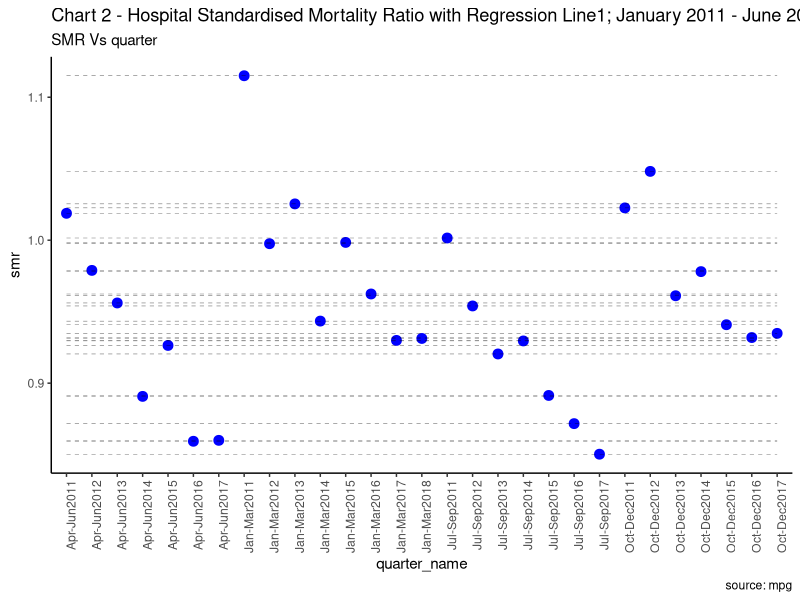
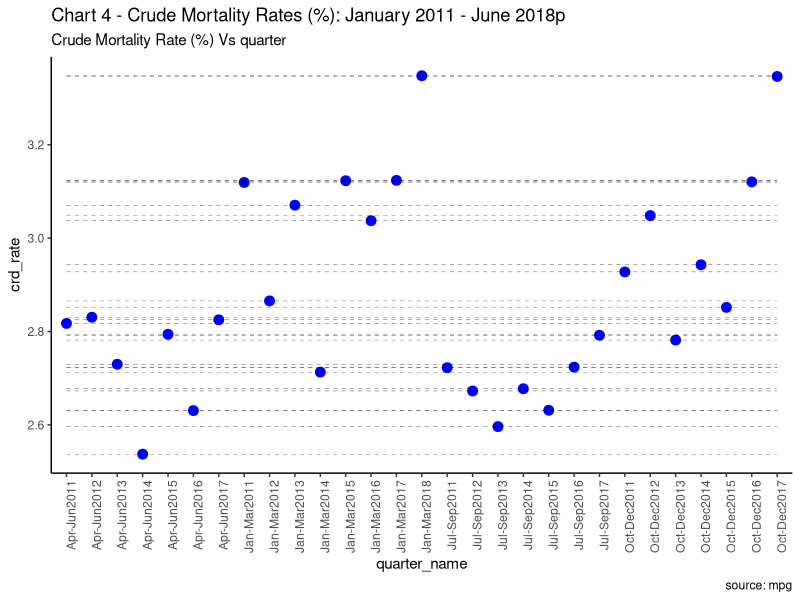

R code for these plots, in order:
############################################################
## Codename - tableA1a_wrangling                            ##
## Data Release - 
## Original Authors - Marios Alexandropoulos              ##
## Orginal Date - November 2018                           ##
## Latest Update Author -   Marios Alexandropoulos        ##
## Latest Update Date -   22/11/18                        ##
## Updates to script (if any):
##                                                        ##
## Type - Extract/model                                   ##
## Written/run on - R Studio Server                       ##
## Type - Preparation                                     ##
## Written/run on - R Studio Server                       ##
## R version - 3.2.3 (2015-12-10)                         ##
## Versions of packages -                                 ##
## tidyverse_1.1.1                                        ##
##                                                        ##
## Description -  Template for producing Table A1a: 
## Quarterly Hospital Standardised Mortality Ratios                                 ## 
##                                                        ##
## Approximate run time:                                  ## 
############################################################



################################## 
##################################
### SECTION 1 - HOUSE KEEPING ----
##################################
##################################


library(magrittr)
library(dplyr)
library(ggplot2)
library(scales)

# Read in smr data
smr <- read.csv("smr_data.csv", stringsAsFactors = FALSE)
str(smr)
head(smr)


# Create quarter_name
smr <- smr %>% 
  mutate(quarter_name = ifelse(quarter == 1, "Jan-Mar2011",
                               ifelse(quarter == 2, "Apr-Jun2011", 
                                      ifelse(quarter == 3, "Jul-Sep2011",
                                             ifelse(quarter == 4, "Oct-Dec2011",
                                                    ifelse(quarter == 5, "Jan-Mar2012", 
                                                           ifelse(quarter == 6, "Apr-Jun2012",
                                                                  ifelse(quarter == 7, "Jul-Sep2012",
                                                                         ifelse(quarter == 8, "Oct-Dec2012", 
                                                                                ifelse(quarter == 9, "Jan-Mar2013",
                                                                                       ifelse(quarter == 10, "Apr-Jun2013",
                                                                                              ifelse(quarter == 11, "Jul-Sep2013", 
                                                                                                     ifelse(quarter == 12, "Oct-Dec2013", 
                                                                                                            ifelse(quarter == 13, "Jan-Mar2014", 
                                                                                                                   ifelse(quarter == 14, "Apr-Jun2014",
                                                                                                                          ifelse(quarter == 15, "Jul-Sep2014",
                                                                                                                                 ifelse(quarter == 16, "Oct-Dec2014",
                                                                                                                                        ifelse(quarter == 17, "Jan-Mar2015",
                                                                                                                                               ifelse(quarter == 18, "Apr-Jun2015",
                                                                                                                                                      ifelse(quarter == 19, "Jul-Sep2015",
                                                                                                                                                             ifelse(quarter == 20, "Oct-Dec2015",
                                                                                                                                                                    ifelse(quarter == 21, "Jan-Mar2016",
                                                                                                                                                                           ifelse(quarter == 22, "Apr-Jun2016",
                                                                                                                                                                                  ifelse(quarter == 23, "Jul-Sep2016",
                                                                                                                                                                                         ifelse(quarter == 24, "Oct-Dec2016",
                                                                                                                                                                                                ifelse(quarter == 25, "Jan-Mar2017",
                                                                                                                                                                                                       ifelse(quarter == 26, "Apr-Jun2017",
                                                                                                                                                                                                              ifelse(quarter == 27, "Jul-Sep2017",
                                                                                                                                                                                                                     ifelse(quarter == 28, "Oct-Dec2017",
                                                                                                                                                                                                                            ifelse(quarter == 29, "Jan-Mar2018",'NULL'))))))))))))))))))))))))))))))

# Check all quarters have matched properly
quarter_check <- table(smr$quarter_name, exclude = NULL)
quarter_check                                                                                                                                                                                                                                  


# select only scotland
smr_scot <-
  smr %>% 
  filter(location_name == "Scotland")


# Create chart smr vs quarter
theme_set(theme_classic())

# Plot
ggplot(smr_scot, aes(x=smr, y=quarter_name)) + 
  geom_point(col="blue", size=3) +   # Draw points
  geom_segment(aes(x=smr, 
                   xend=smr, 
                   y=min(quarter_name), 
                   yend=max(quarter_name)), 
               linetype="dashed", 
               size=0.1) +   # Draw dashed lines
  labs(title="Chart 2 - Hospital Standardised Mortality Ratio with Regression Line1; January 2011 - June 2018p", 
       subtitle="SMR Vs quarter", 
       caption="source: mpg") +
  coord_cartesian(ylim = c(0, 1.5)) + 
  coord_flip() +
  theme(axis.text.x = element_text(angle = 90, hjust = 1))



# Create chart crd_rate vs quarter
theme_set(theme_classic())

# Plot
ggplot(smr_scot, aes(x=crd_rate, y=quarter_name)) + 
  geom_point(col="blue", size=3) + # Draw points
  geom_line() +
  geom_segment(aes(x=crd_rate, 
                   xend=crd_rate, 
                   y=min(quarter_name), 
                   yend=max(quarter_name)), 
               linetype="dashed", 
               size=0.1) +   # Draw dashed lines
  labs(title="Chart 4 - Crude Mortality Rates (%): January 2011 - June 2018p", 
       subtitle="Crude Mortality Rate (%) Vs quarter", 
       caption="source: mpg") +
  coord_cartesian(ylim = c(0, 4)) + 
  coord_flip() +
  theme(axis.text.x = element_text(angle = 90, hjust = 1))

